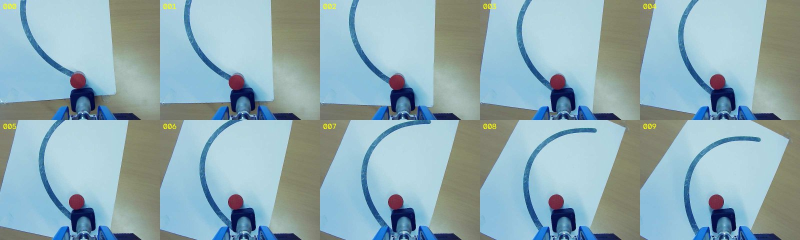
#> input picture 06_deliverables/research_notes/Model and training/evidence/robot_test_2026-11-11/plan_review/evidence/check/c04_run_03_pictures_000_009.jpg, 1600 x 480 px, given in place of 012.jpg, which was not available (shown at 1/2 size)
$ python c04_contact_sheets.py
#> lines starting #> are read from the running program, lines starting #| are printed output that depends on the picture; after the words box and inside, x2 and y2 are one past the last pixel; in counts of white or black regions, pixels touching at a corner belong together
"""
Check of the plan review, key "evidence_check": contact sheets of logged robot pictures, to look with my own eyes at
(a) whether a person or the blue hoodie is in view in run 10 before the puck is lost (pictures 12 to 37; the check
verified "the hoodie did not cause the failure" for runs 5 and 6 only), and (b) the first pictures of run 3.
Reads the logged JPEG files only; writes two picture sheets into this folder.
"""

from pathlib import Path

import cv2
import numpy

MODEL_RUNS = Path("D:/AI_Project/03_data/model_runs")
HERE = Path(__file__).resolve().parent


def sheet(folder_name: str, steps: list, columns: int, out_name: str) -> None:

#> called with folder_name = '2026-11-11_175544_B_team5_sheet03', columns = 5, out_name = 'c04_run_10_pictures_012_037.jpg'
    tiles = []
    for step in steps:
        picture = cv2.imread(str(MODEL_RUNS / folder_name / "frames" / f"{step:03d}.jpg"))
#> picture is the input picture: shape (480, 1600, 3); mean B, G, R 180.1, 171.4, 143
        picture = cv2.resize(picture, (320, 240), interpolation = cv2.INTER_AREA)
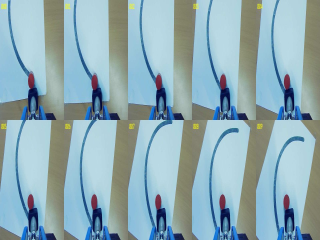
#> picture: shape (240, 320, 3); mean B, G, R 180.1, 171.4, 143
        cv2.putText(picture, f"{step:03d}", (6, 18), cv2.FONT_HERSHEY_SIMPLEX, 0.5, (0, 255, 255), 1, cv2.LINE_AA)
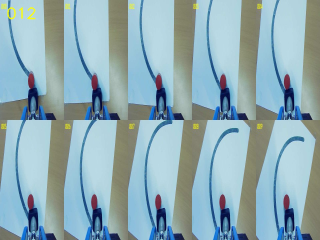
#> picture: shape (240, 320, 3); 0.26% of pixels changed, all inside (x1, y1, x2, y2) = (6, 6, 36, 20)
        tiles.append(picture)
#> pass 2 of the loop in sheet, `for step in steps:`:
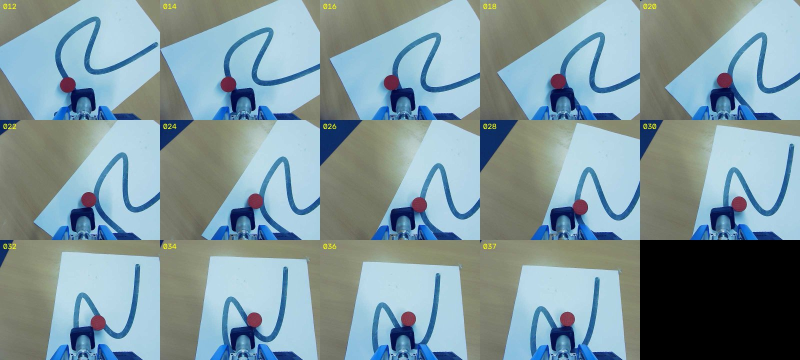
#> input picture 06_deliverables/research_notes/Model and training/evidence/robot_test_2026-11-11/plan_review/evidence/check/c04_run_10_pictures_012_037.jpg, 1600 x 720 px, given in place of 014.jpg, which was not available (shown at 1/2 size)
#> in sheet, picture is the input picture: shape (720, 1600, 3); mean B, G, R 157.6, 150.3, 127
#> in sheet, `picture = cv2.resize(picture, (320, 240), interpolation = cv2.INTER_AR..`:
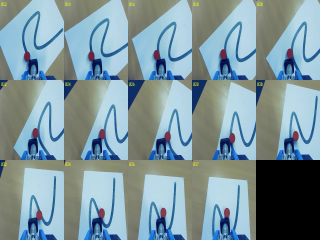
#> picture: shape (240, 320, 3); mean B, G, R 157.6, 150.3, 127
#> in sheet, `cv2.putText(picture, f"{step:03d}", (6, 18), cv2.FONT_HERSHEY_SIMPLEX,..`:
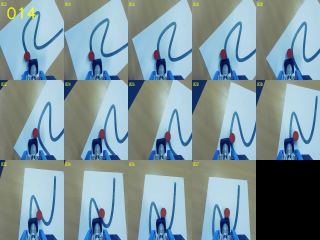
#> picture: shape (240, 320, 3); 0.26% of pixels changed, all inside (x1, y1, x2, y2) = (7, 6, 37, 20)
    while len(tiles) % columns:
        tiles.append(numpy.zeros_like(tiles[0]))
    rows = [numpy.hstack(tiles[index:index + columns]) for index in range(0, len(tiles), columns)]
    cv2.imwrite(str(HERE / out_name), numpy.vstack(rows), [cv2.IMWRITE_JPEG_QUALITY, 85])


#> (the run stopped early here; a loop or call above may not have finished)
